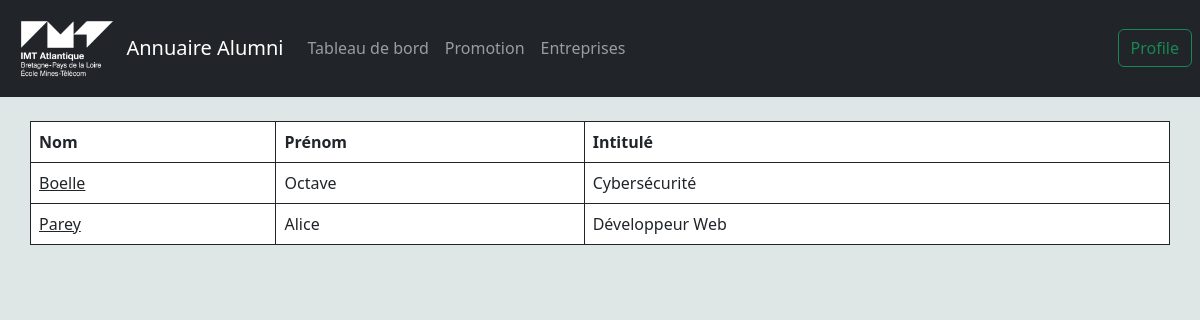
The app's page /entreprise test/entreprise/1 with its own data.
### database/models.py (models this page shows)
class stage(db.Model):
    stage_id = db.Column(db.Integer, primary_key=True)
    student_id = db.Column(db.Integer)
    entreprise_id = db.Column(db.Integer)
    description = db.Column(db.Text)
    nom = db.Column(db.Text)
    info_tuteur = db.Column(db.Text)

class student(db.Model):
    student_id = db.Column('id', db.Integer, primary_key=True)
    name = db.Column(db.Text)
    surname = db.Column(db.Text)

### app.py (the view)
@app.route("/<string:name>/entreprise/<int:idEntreprise>",methods=["GET", "POST"])
def EntrepriseTabList(name,idEntreprise):
    Entreprise = entreprise.query.filter_by(entreprise_id = idEntreprise).first()
    StagesRaw = stage.query.filter_by(entreprise_id = idEntreprise).all()
    Stages = []
    for sr in StagesRaw:
        Student = student.query.filter_by(student_id=sr.student_id).first()
        Stages += [[Student,sr.nom]]
    return render_template("listeStageEntreprise.html",entreprise=Entreprise,name=name,id=1,Stages=Stages)

### templates/listeStageEntreprise.html (shortened to what this page needs)
<!DOCTYPE html>
<html lang="en">
<head>
    <link href="https://cdn.jsdelivr.net/npm/bootstrap@5.3.0-alpha1/dist/css/bootstrap.min.css"
      rel="stylesheet"
>
    {% import 'navBar.jinja2' as nav %}
</head>
<body style="background-color:#dee7e6;">
<header>
            {{ nav.renderNavBar(name,id) }}
</header>
<br>
<div class="container">
    <div class="row">
        <table class="table table-bordered border-dark col-10">
                        <thead>
                            <tr>
                                <th>Nom</th>
                                <th>Prénom</th>
                                <th>Intitulé</th>
                            </tr>
                        </thead>
                        <tbody >
                            {% for stage in Stages %}
                            <tr>
                                <td ><a class="link-dark taf" href="{{ url_for("showClientInfo",id=stage[0].student_id,name=name) }}">{{ stage[0].name }}</a></td>
                                <td >{{ stage[0].surname }}</td>
                                <td >{{ stage[1]}}</td>
                            </tr>
                            {% endfor %}
                        </tbody>
                    </table>
    </div>
</div>
</body>
</html>

### records on screen
stage: name "Boelle", surname "Octave", nom "Cybersécurité"
stage: name "Parey", surname "Alice", nom "Développeur Web"
